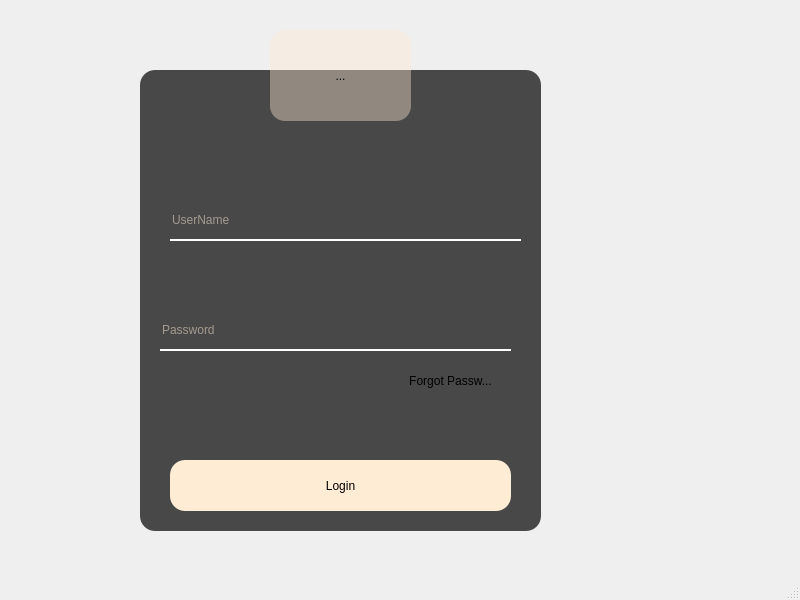
<?xml version="1.0" encoding="UTF-8"?>
<ui version="4.0">
 <class>MainWindow</class>
 <widget class="QMainWindow" name="MainWindow">
  <property name="geometry">
   <rect>
    <x>0</x>
    <y>0</y>
    <width>800</width>
    <height>600</height>
   </rect>
  </property>
  <property name="windowTitle">
   <string>MainWindow</string>
  </property>
  <property name="styleSheet">
   <string notr="true">background-image: url(:/newPrefix/purple-rocks-wallpaper-hd.jpg);</string>
  </property>
  <widget class="QWidget" name="centralwidget">
   <widget class="QFrame" name="frame">
    <property name="geometry">
     <rect>
      <x>140</x>
      <y>70</y>
      <width>401</width>
      <height>461</height>
     </rect>
    </property>
    <property name="styleSheet">
     <string notr="true">QFrame
{
	background:rgba(0,0,0,0.7);
	border-radius:15px;
}</string>
    </property>
    <property name="frameShape">
     <enum>QFrame::StyledPanel</enum>
    </property>
    <property name="frameShadow">
     <enum>QFrame::Raised</enum>
    </property>
    <widget class="QPushButton" name="pushButton">
     <property name="geometry">
      <rect>
       <x>30</x>
       <y>390</y>
       <width>341</width>
       <height>51</height>
      </rect>
     </property>
     <property name="mouseTracking">
      <bool>false</bool>
     </property>
     <property name="styleSheet">
      <string notr="true">QPushButton
{
background:rgb(255, 236, 213);
color:Black;
border-radius:15px;

	font: 75 italic 14pt &quot;Calibri&quot;;
}
QPushButton:hover
{
background:#73C2FB;
color:Black;
border-radius:15px;
}</string>
     </property>
     <property name="text">
      <string>Login</string>
     </property>
    </widget>
    <widget class="QLineEdit" name="lineEdit">
     <property name="geometry">
      <rect>
       <x>30</x>
       <y>130</y>
       <width>351</width>
       <height>41</height>
      </rect>
     </property>
     <property name="styleSheet">
      <string notr="true">QLineEdit
{
font: 75 italic 15pt &quot;Calibri&quot;;
background:transparent;
border:none;
color:rgb(255, 236, 213);
border-bottom:2px solid white;
}</string>
     </property>
     <property name="text">
      <string/>
     </property>
     <property name="placeholderText">
      <string>UserName</string>
     </property>
    </widget>
    <widget class="QLineEdit" name="lineEdit_2">
     <property name="geometry">
      <rect>
       <x>20</x>
       <y>240</y>
       <width>351</width>
       <height>41</height>
      </rect>
     </property>
     <property name="styleSheet">
      <string notr="true">QLineEdit
{
font: 75 italic 15pt &quot;Calibri&quot;;
background:transparent;
border:none;
color:rgb(255, 236, 213);
border-bottom:2px solid white;
}</string>
     </property>
     <property name="text">
      <string/>
     </property>
     <property name="echoMode">
      <enum>QLineEdit::PasswordEchoOnEdit</enum>
     </property>
     <property name="placeholderText">
      <string>Password</string>
     </property>
    </widget>
    <widget class="QPushButton" name="pushButton_2">
     <property name="geometry">
      <rect>
       <x>250</x>
       <y>300</y>
       <width>121</width>
       <height>21</height>
      </rect>
     </property>
     <property name="mouseTracking">
      <bool>false</bool>
     </property>
     <property name="styleSheet">
      <string notr="true">QPushButton

{
background:transparent;
color:Black;
border-radius:15px;
	font: 75 italic 10pt &quot;Calibri&quot;;
}
QPushButton:hover
{
color:Black;
border-color: rgb(231, 138, 97);
border-radius:15px;
}</string>
     </property>
     <property name="text">
      <string>Forgot Passw...</string>
     </property>
    </widget>
   </widget>
   <widget class="QToolButton" name="toolButton">
    <property name="geometry">
     <rect>
      <x>270</x>
      <y>30</y>
      <width>141</width>
      <height>91</height>
     </rect>
    </property>
    <property name="styleSheet">
     <string notr="true">QToolButton
{
background:rgba(255, 236, 213,0.4);

border-radius:15px;
}</string>
    </property>
    <property name="text">
     <string>...</string>
    </property>
    <property name="icon">
     <iconset>
      <normaloff>login6.png</normaloff>login6.png</iconset>
    </property>
    <property name="iconSize">
     <size>
      <width>500</width>
      <height>500</height>
     </size>
    </property>
    <property name="checkable">
     <bool>false</bool>
    </property>
    <property name="autoRepeat">
     <bool>false</bool>
    </property>
    <property name="autoExclusive">
     <bool>false</bool>
    </property>
   </widget>
  </widget>
  <widget class="QMenuBar" name="menubar">
   <property name="geometry">
    <rect>
     <x>0</x>
     <y>0</y>
     <width>800</width>
     <height>26</height>
    </rect>
   </property>
  </widget>
  <widget class="QStatusBar" name="statusbar"/>
 </widget>
 <resources>
  <include location="source.qrc"/>
 </resources>
 <connections/>
</ui>
